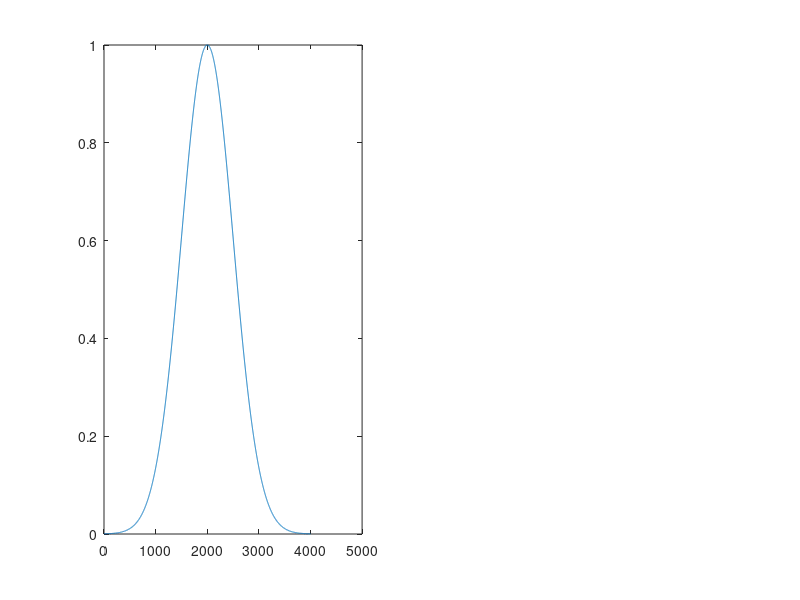

Write MATLAB code to recreate this figure. (Note: this script raises an error after producing the figure.)
clear; close all; clc;

input_layer_size  = 2;
hidden_layer_size = 25;
output_layer_size = 1;

x = [-2:0.001:2];
y = [-2:0.001:2];

X = [x' y'];

out = exp(-x.^2 - y.^2)';

subplot(1, 2, 1); plot(out);

% i use epsilon to keep weights small and learning efficient
epsilon = sqrt(6)/(sqrt( 25 + 3));
Theta1 = rand(hidden_layer_size, input_layer_size + 1) * 2 * epsilon - epsilon;  % 25 x 3
epsilon = sqrt(6)/(sqrt( 1 + 26));
Theta2 = rand(output_layer_size, hidden_layer_size + 1)* 2 * epsilon - epsilon; % 1  x 26

nn_weights = [Theta1(:) ; Theta2(:)];

%feed forward and back propagation
lambda = 0; %weight regulization

[J grad] = nnCostFun(nn_weights, input_layer_size, hidden_layer_size, output_layer_size, X, out, lambda);

[nn_params, cost] = gradientDescent(X, out, nn_weights, grad, 0.9, 500);

Theta1 = reshape(nn_params(1:hidden_layer_size * (input_layer_size + 1)), ...
                 hidden_layer_size, (input_layer_size + 1));

Theta2 = reshape(nn_params((1 + (hidden_layer_size * (input_layer_size + 1))):end), ...
                 output_layer_size, (hidden_layer_size + 1));
       
% visualize output
m = size(X, 1);
       
A1 = [ones(m, 1) X];
Z2 = A1 * Theta1';
A2 = [ones(size(Z2, 1), 1) sigmoid(Z2)];
Z3 = A2 * Theta2';
H = sigmoid(Z3);

subplot(1, 2, 2); plot(H);

figure; plot(cost);

% Testing
xnew = [0:0.1:5];
ynew = [0:0.1:5];
Xnew = [xnew' ynew'];
outnew = exp(-xnew.^2 - ynew.^2)';

m = size(Xnew, 1);

A1 = [ones(m, 1) Xnew];
Z2 = A1 * Theta1';
A2 = [ones(size(Z2, 1), 1) sigmoid(Z2)];
Z3 = A2 * Theta2';
H = sigmoid(Z3);

figure;subplot(1,2,1);plot(outnew);subplot(1,2,2);plot(H);